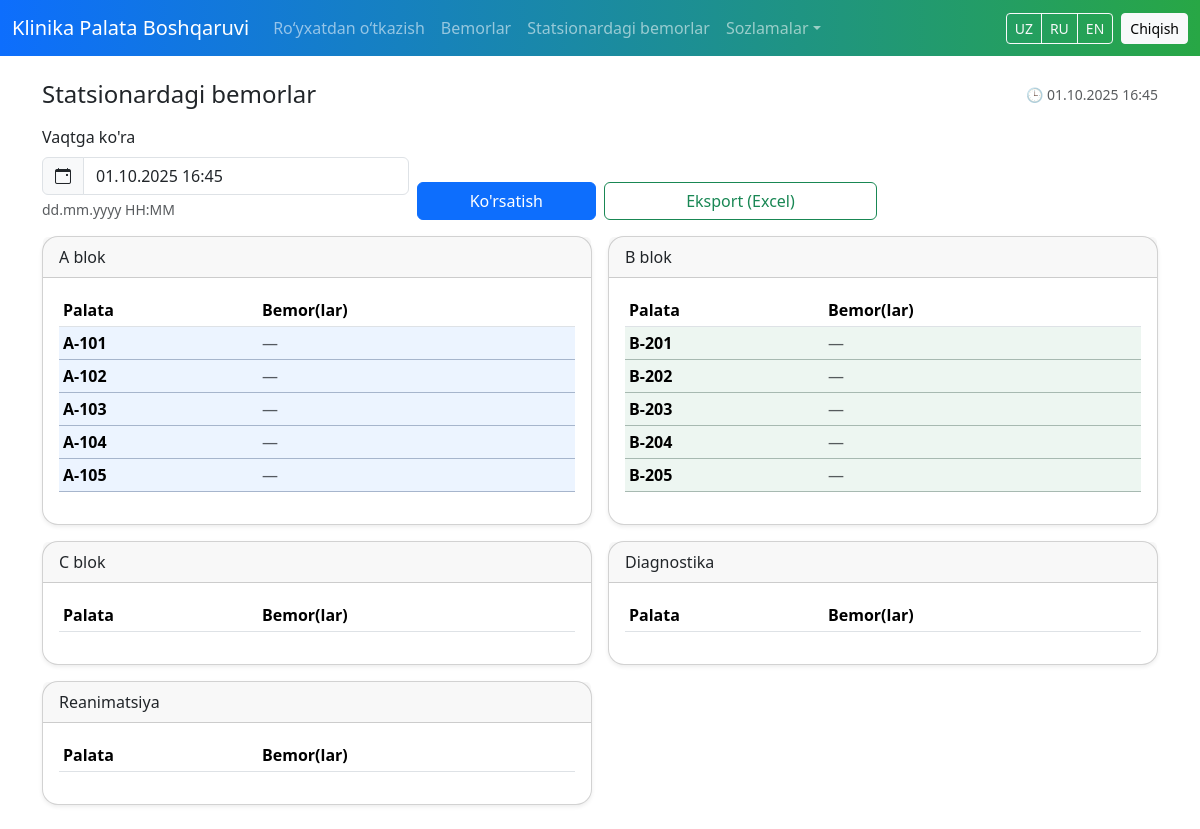
Screenshot of /inpatient (signed in) with the database file from the repository.
### app.py (models this page shows)
class Ward(db.Model):
    id = db.Column(db.Integer, primary_key=True)
    name = db.Column(db.String(64), nullable=False)  # e.g., 'A-101'
    sort_order = db.Column(db.Integer, nullable=False, default=0)
    block = db.Column(db.String(1), nullable=False, default='A')  # 'A' or 'B'

### app.py (the view, shortened to what this page needs)
@app.route('/inpatient')
@login_required
def inpatient():
    at_str = (request.args.get('at') or '').strip()  # "dd.mm.yyyy HH:MM"
    at_dt = None
    if not at_dt:
        at_dt = datetime.now()
        at_str = at_dt.strftime("%d.%m.%Y %H:%M")
    wards = Ward.query.order_by(Ward.block.asc(), Ward.sort_order.asc()).all()
    ward_patients = {w.id: [] for w in wards}
    blocks_order = ['A', 'B', 'C', 'D', 'R']
    blocks = {b: [] for b in blocks_order}
    for w in wards:
        if w.block in blocks:
            blocks[w.block].append(w)
    return render_template('inpatient.html', t=t, wards=wards,
                           ward_patients=ward_patients, blocks=blocks, at_str=at_str)

### app.py (called while the page is built, shortened)
def get_lang():
    return session.get('lang', 'uz')

def t(key):
    lang = get_lang()
    return I18N.get(lang, I18N['uz']).get(key, key)

def login_required(f):
    @wraps(f)
    def wrapper(*args, **kwargs):
        if 'user_id' not in session:
            return redirect(url_for('login'))
        return f(*args, **kwargs)
    return wrapper

def init_db():
    db.create_all()
    if Ward.query.count() == 0:
        for i in range(1, 6):
            db.session.add(Ward(name=f"A-{100+i}", sort_order=i, block='A'))
        for i in range(1, 6):
            db.session.add(Ward(name=f"B-{200+i}", sort_order=100+i, block='B'))
        db.session.commit()
    if Doctor.query.count() == 0:
        for i in range(1, 6):
            db.session.add(Doctor(full_name=f"Dr. Example {i}", sort_order=i))
        db.session.commit()

@app.before_request
def ensure_init():
    if not os.path.exists(os.path.join(os.path.dirname(__file__), 'database.db')):
        with app.app_context():
            init_db()

@app.context_processor
def inject_utilities():
    user_id = session.get('user_id')
    is_superadmin = False
    if user_id is not None:
        try:
            u = User.query.get(user_id)
            is_superadmin = bool(u and u.role == 'superadmin')
        except Exception:
            is_superadmin = False
    return dict(t=t, lang=get_lang(), is_superadmin=is_superadmin)

### templates/inpatient.html (shortened to what this page needs)
{% extends 'base.html' %}
{% block content %}
<div class="d-flex align-items-center justify-content-between mb-3">
  <h4 class="mb-0">{{ t('inpatient') }}</h4>
  <span class="text-muted small">🕒 {{ at_str }}</span>
</div>
<form class="row g-2 align-items-end mb-3" method="get" action="{{ url_for('inpatient') }}">
  <div class="col-md-4">
    <label class="form-label">{{ t('as_of') }}</label>
    <div class="input-group">
      <span class="input-group-text"><i class="bi bi-calendar-event"></i></span>
      <input name="at" class="form-control" placeholder="dd.mm.yyyy HH:MM" value="{{ at_str or '' }}">
    </div>
    <div class="form-text">dd.mm.yyyy HH:MM</div>
  </div>
  <div class="col-md-2">
    <button class="btn btn-primary w-100">{{ t('show') }}</button>
  </div>
  <div class="col-md-3">
    <a class="btn btn-outline-success w-100" href="{{ url_for('inpatient_export', at=at_str) }}">{{ t('export') }}</a>
  </div>
</form>
<div class="row g-3">
  {% set block_cards = [
    ('A', 'A_block', 'table-primary'),
    ('B', 'B_block', 'table-success'),
    ('C', 'C_block', 'table-warning'),
    ('D', 'D_block', 'table-info'),
    ('R', 'R_block', 'table-danger'),
  ] %}
  {% for code, label_key, row_class in block_cards %}
  <div class="col-lg-6">
    <div class="card shadow-sm">
      <div class="card-header">{{ t(label_key) }}</div>
      <div class="card-body">
        <div class="table-responsive">
          <table class="table table-sm table-hover">
            <thead>
              <tr><th>{{ t('ward') }}</th><th>{{ t('patients_col') }}</th></tr>
            </thead>
            <tbody>
              {% for w in blocks.get(code, []) %}
              <tr class="{{ row_class }}">
                <td class="fw-semibold">{{ w.name }}</td>
                <td>
                  {% set ps = ward_patients.get(w.id, []) %}
                  {% if ps and ps|length %}
                    {% for o in ps %}
                      {% set base = o.name if o.name else (t('caregiver') if o.type == 'caregiver' else '') %}
                      {% set suffix = (' (' ~ t('caregiver') ~ ')') if (o.type == 'caregiver' and o.name) else '' %}
                      {% set hist = (' (' ~ o.hist ~ ')') if o.hist else '' %}
                      <div>{{ (base ~ suffix ~ hist).strip() or '—' }}</div>
                    {% endfor %}
                  {% else %}
                    <span class="text-muted">—</span>
                  {% endif %}
                </td>
              </tr>
              {% endfor %}
            </tbody>
          </table>
        </div>
      </div>
    </div>
  </div>
  {% endfor %}
</div>
{% endblock %}

### static/css/style.css (style rules this page uses)
:root { --clinic-green: #28a745; --clinic-blue: #0d6efd; --bg-light: #f8f9fa; --text-dark: #212529; --bg-dark: #0b1320; --text-light: #f1f3f5; }
.card, .table { border-radius: 1rem; }
.table-primary { --bs-table-bg: rgba(13,110,253,.08); }
.table-success { --bs-table-bg: rgba(25,135,84,.08); }

### rows the page displays
Ward: name "A-101"
Ward: name "A-102"
Ward: name "A-103"
Ward: name "A-104"
Ward: name "A-105"
Ward: name "B-201"
Ward: name "B-202"
Ward: name "B-203"
Ward: name "B-204"
Ward: name "B-205"

### other values shown
{{ t('app_title') }} "Klinika Palata Boshqaruvi"
{{ t('registration') }} "Ro‘yxatdan o‘tkazish"
{{ t('patients') }} "Bemorlar"
{{ t('inpatient') }} "Statsionardagi bemorlar"
{{ t('settings') }} "Sozlamalar"
{{ t('logout') }} "Chiqish"
{{ at_str }} "01.10.2025 16:45"
{{ t('as_of') }} "Vaqtga ko'ra"
{{ t('show') }} "Ko'rsatish"
{{ t('export') }} "Eksport (Excel)"
{{ t(label_key) }} "A blok" "B blok" "C blok" "Diagnostika" "Reanimatsiya"
{{ t('ward') }} "Palata" "Palata" "Palata" "Palata" "Palata"
{{ t('patients_col') }} "Bemor(lar)" "Bemor(lar)" "Bemor(lar)" "Bemor(lar)" "Bemor(lar)"
